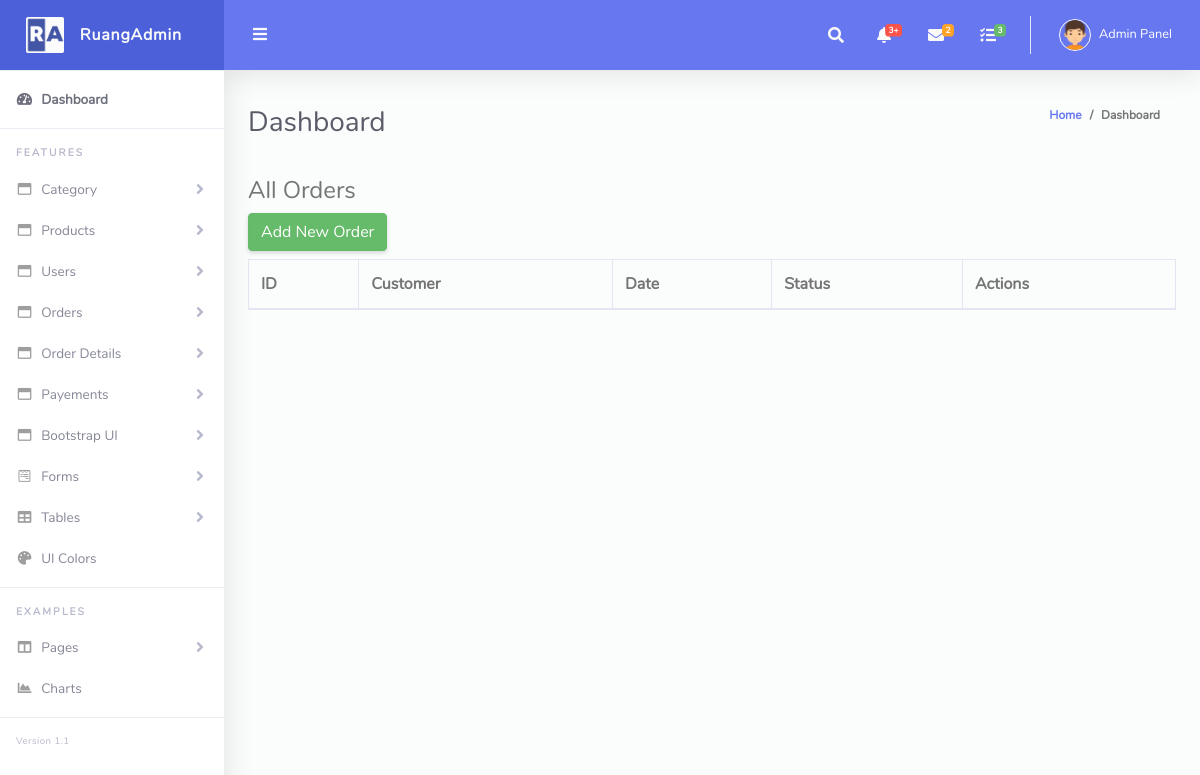
The page /admin/order_view.php (signed in) on the database as committed earlier.
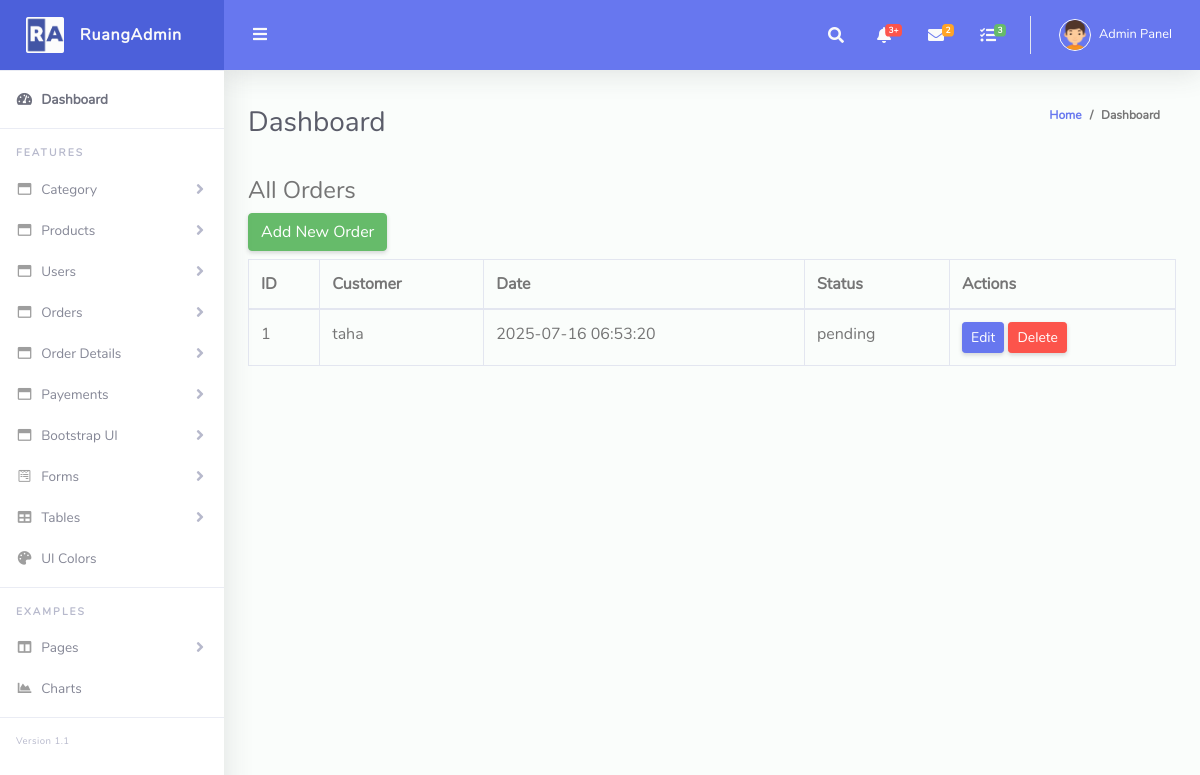
The same page on the database as committed later.
### tables this page shows
CREATE TABLE `orders` (
  `id` int(11) NOT NULL,
  `user_id` int(11) NOT NULL,
  `order_date` timestamp NOT NULL DEFAULT current_timestamp(),
  `status` enum('pending','confirmed','shipped','delivered','cancelled') DEFAULT 'pending'
);

CREATE TABLE `users` (
  `id` int(11) NOT NULL,
  `name` varchar(100) NOT NULL,
  `email` varchar(100) NOT NULL,
  `password` varchar(255) NOT NULL,
  `role` enum('admin','customer') DEFAULT 'customer',
  `created_at` timestamp NOT NULL DEFAULT current_timestamp()
);

### admin/order_view.php (the view, shortened to what this page needs)
<?php
include 'header.php';
include 'dbconfig.php';
$query = "SELECT orders.*, users.name AS customer_name FROM orders
          JOIN users ON orders.user_id = users.id
          ORDER BY orders.id DESC";
$result = mysqli_query($conn, $query);
?>
<div class="container my-4">
    <h4>All Orders</h4>
    <a href="order_add.php" class="btn btn-success mb-2">Add New Order</a>
    <table class="table table-bordered">
        <thead>
            <tr>
                <th>ID</th><th>Customer</th><th>Date</th><th>Status</th><th>Actions</th>
            </tr>
        </thead>
        <tbody>
            <?php while($row = mysqli_fetch_assoc($result)) { ?>
            <tr>
                <td><?= $row['id'] ?></td>
                <td><?= htmlspecialchars($row['customer_name']) ?></td>
                <td><?= $row['order_date'] ?></td>
                <td><?= $row['status'] ?></td>
                <td>
                    <a href="order_edit.php?id=<?= $row['id'] ?>" class="btn btn-primary btn-sm">Edit</a>
                    <a href="order_delete.php?id=<?= $row['id'] ?>" class="btn btn-danger btn-sm" onclick="return confirm('Delete this order?');">Delete</a>
                </td>
            </tr>
            <?php } ?>
        </tbody>
    </table>
</div>
<?php include 'footer.php'; ?>

Rows that differ between the two databases and show on the page:
added orders: id "1", user.name "taha", order_date "2025-07-16 06:53:20", status "pending"
